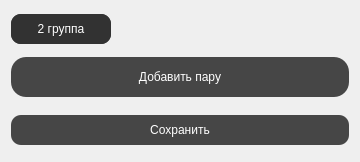
                  <widget class="QWidget" name="scrollAreaWidgetContents_2">
                   <property name="geometry">
                    <rect>
                     <x>0</x>
                     <y>0</y>
                     <width>360</width>
                     <height>162</height>
                    </rect>
                   </property>
                   <layout class="QVBoxLayout" name="verticalLayout_2">
                    <property name="spacing">
                     <number>0</number>
                    </property>
                    <item>
                     <widget class="QWidget" name="widget_20" native="true">
                      <property name="minimumSize">
                       <size>
                        <width>100</width>
                        <height>30</height>
                       </size>
                      </property>
                      <property name="maximumSize">
                       <size>
                        <width>100</width>
                        <height>30</height>
                       </size>
                      </property>
                      <property name="styleSheet">
                       <string notr="true">background-color: rgb(50,50,50);
                            border-radius: 10px;
                            color: white;
                       </string>
                      </property>
                      <layout class="QGridLayout" name="gridLayout_11">
                       <property name="leftMargin">
                        <number>0</number>
                       </property>
                       <property name="topMargin">
                        <number>0</number>
                       </property>
                       <property name="rightMargin">
                        <number>0</number>
                       </property>
                       <property name="bottomMargin">
                        <number>0</number>
                       </property>
                       <item row="0" column="0">
                        <widget class="QLabel" name="label_4">
                         <property name="text">
                          <string>2 группа</string>
                         </property>
                         <property name="alignment">
                          <set>Qt::AlignmentFlag::AlignCenter</set>
                         </property>
                        </widget>
                       </item>
                      </layout>
                     </widget>
                    </item>
                    <item>
                     <spacer name="verticalSpacer_23">
                      <property name="orientation">
                       <enum>Qt::Orientation::Vertical</enum>
                      </property>
                      <property name="sizeType">
                       <enum>QSizePolicy::Policy::Minimum</enum>
                      </property>
                      <property name="sizeHint" stdset="0">
                       <size>
                        <width>20</width>
                        <height>10</height>
                       </size>
                      </property>
                     </spacer>
                    </item>
                    <item>
                     <widget class="QPushButton" name="pushButton_6">
                      <property name="enabled">
                       <bool>true</bool>
                      </property>
                      <property name="minimumSize">
                       <size>
                        <width>0</width>
                        <height>40</height>
                       </size>
                      </property>
                      <property name="palette">
                       <palette>
                        <active>
                         <colorrole role="WindowText">
                          <brush brushstyle="SolidPattern">
                           <color alpha="255">
                            <red>255</red>
                            <green>255</green>
                            <blue>255</blue>
                           </color>
                          </brush>
                         </colorrole>
                         <colorrole role="Button">
                          <brush brushstyle="SolidPattern">
                           <color alpha="255">
                            <red>70</red>
                            <green>70</green>
                            <blue>70</blue>
                           </color>
                          </brush>
                         </colorrole>
                         <colorrole role="Text">
                          <brush brushstyle="SolidPattern">
                           <color alpha="255">
                            <red>255</red>
                            <green>255</green>
                            <blue>255</blue>
                           </color>
                          </brush>
                         </colorrole>
                         <colorrole role="ButtonText">
                          <brush brushstyle="SolidPattern">
                           <color alpha="255">
                            <red>255</red>
                            <green>255</green>
                            <blue>255</blue>
                           </color>
                          </brush>
                         </colorrole>
                         <colorrole role="Base">
                          <brush brushstyle="SolidPattern">
                           <color alpha="255">
                            <red>70</red>
                            <green>70</green>
                            <blue>70</blue>
                           </color>
                          </brush>
                         </colorrole>
                         <colorrole role="Window">
                          <brush brushstyle="SolidPattern">
                           <color alpha="255">
                            <red>70</red>
                            <green>70</green>
                            <blue>70</blue>
                           </color>
                          </brush>
                         </colorrole>
                         <colorrole role="PlaceholderText">
                          <brush brushstyle="SolidPattern">
                           <color alpha="128">
                            <red>255</red>
                            <green>255</green>
                            <blue>255</blue>
                           </color>
                          </brush>
                         </colorrole>
                        </active>
                        <inactive>
                         <colorrole role="WindowText">
                          <brush brushstyle="SolidPattern">
                           <color alpha="255">
                            <red>255</red>
                            <green>255</green>
                            <blue>255</blue>
                           </color>
                          </brush>
                         </colorrole>
                         <colorrole role="Button">
                          <brush brushstyle="SolidPattern">
                           <color alpha="255">
                            <red>70</red>
                            <green>70</green>
                            <blue>70</blue>
                           </color>
                          </brush>
                         </colorrole>
                         <colorrole role="Text">
                          <brush brushstyle="SolidPattern">
                           <color alpha="255">
                            <red>255</red>
                            <green>255</green>
                            <blue>255</blue>
                           </color>
                          </brush>
                         </colorrole>
                         <colorrole role="ButtonText">
                          <brush brushstyle="SolidPattern">
                           <color alpha="255">
                            <red>255</red>
                            <green>255</green>
                            <blue>255</blue>
                           </color>
                          </brush>
                         </colorrole>
                         <colorrole role="Base">
                          <brush brushstyle="SolidPattern">
                           <color alpha="255">
                            <red>70</red>
                            <green>70</green>
                            <blue>70</blue>
                           </color>
                          </brush>
                         </colorrole>
                         <colorrole role="Window">
                          <brush brushstyle="SolidPattern">
                           <color alpha="255">
                            <red>70</red>
                            <green>70</green>
                            <blue>70</blue>
                           </color>
                          </brush>
                         </colorrole>
                         <colorrole role="PlaceholderText">
                          <brush brushstyle="SolidPattern">
                           <color alpha="128">
                            <red>255</red>
                            <green>255</green>
                            <blue>255</blue>
                           </color>
                          </brush>
                         </colorrole>
                        </inactive>
                        <disabled>
                         <colorrole role="WindowText">
                          <brush brushstyle="SolidPattern">
                           <color alpha="255">
                            <red>255</red>
                            <green>255</green>
                            <blue>255</blue>
                           </color>
                          </brush>
                         </colorrole>
                         <colorrole role="Button">
                          <brush brushstyle="SolidPattern">
                           <color alpha="255">
                            <red>70</red>
                            <green>70</green>
                            <blue>70</blue>
                           </color>
                          </brush>
                         </colorrole>
                         <colorrole role="Text">
                          <brush brushstyle="SolidPattern">
                           <color alpha="255">
                            <red>255</red>
                            <green>255</green>
                            <blue>255</blue>
                           </color>
                          </brush>
                         </colorrole>
                         <colorrole role="ButtonText">
                          <brush brushstyle="SolidPattern">
                           <color alpha="255">
                            <red>255</red>
                            <green>255</green>
                            <blue>255</blue>
                           </color>
                          </brush>
                         </colorrole>
                         <colorrole role="Base">
                          <brush brushstyle="SolidPattern">
                           <color alpha="255">
                            <red>70</red>
                            <green>70</green>
                            <blue>70</blue>
                           </color>
                          </brush>
                         </colorrole>
                         <colorrole role="Window">
                          <brush brushstyle="SolidPattern">
                           <color alpha="255">
                            <red>70</red>
                            <green>70</green>
                            <blue>70</blue>
                           </color>
                          </brush>
                         </colorrole>
                         <colorrole role="PlaceholderText">
                          <brush brushstyle="SolidPattern">
                           <color alpha="128">
                            <red>255</red>
                            <green>255</green>
                            <blue>255</blue>
                           </color>
                          </brush>
                         </colorrole>
                        </disabled>
                       </palette>
                      </property>
                      <property name="styleSheet">
                       <string notr="true">QPushButton {background-color: rgb(70,70,70);
                            border-radius: 15px;
                            color: white;}
                            QPushButton:hover {background-color: rgb(80,80,80);}
                            QPushButton:pressed {background-color: rgb(30,30,30);}</string>
                      </property>
                      <property name="text">
                       <string>Добавить пару</string>
                      </property>
                     </widget>
                    </item>
                    <item>
                     <spacer name="verticalSpacer_24">
                      <property name="orientation">
                       <enum>Qt::Orientation::Vertical</enum>
                      </property>
                      <property name="sizeType">
                       <enum>QSizePolicy::Policy::Minimum</enum>
                      </property>
                      <property name="sizeHint" stdset="0">
                       <size>
                        <width>20</width>
                        <height>15</height>
                       </size>
                      </property>
                     </spacer>
                    </item>
                    <item>
                     <widget class="QPushButton" name="saveButton">
                      <property name="enabled">
                       <bool>true</bool>
                      </property>
                      <property name="minimumSize">
                       <size>
                        <width>0</width>
                        <height>30</height>
                       </size>
                      </property>
                      <property name="palette">
                       <palette>
                        <active>
                         <colorrole role="WindowText">
                          <brush brushstyle="SolidPattern">
                           <color alpha="255">
                            <red>255</red>
                            <green>255</green>
                            <blue>255</blue>
                           </color>
                          </brush>
                         </colorrole>
                         <colorrole role="Button">
                          <brush brushstyle="SolidPattern">
                           <color alpha="255">
                            <red>70</red>
                            <green>70</green>
                            <blue>70</blue>
                           </color>
                          </brush>
                         </colorrole>
                         <colorrole role="Text">
                          <brush brushstyle="SolidPattern">
                           <color alpha="255">
                            <red>255</red>
                            <green>255</green>
                            <blue>255</blue>
                           </color>
                          </brush>
                         </colorrole>
                         <colorrole role="ButtonText">
                          <brush brushstyle="SolidPattern">
                           <color alpha="255">
                            <red>255</red>
                            <green>255</green>
                            <blue>255</blue>
                           </color>
                          </brush>
                         </colorrole>
                         <colorrole role="Base">
                          <brush brushstyle="SolidPattern">
                           <color alpha="255">
                            <red>70</red>
                            <green>70</green>
                            <blue>70</blue>
                           </color>
                          </brush>
                         </colorrole>
                         <colorrole role="Window">
                          <brush brushstyle="SolidPattern">
                           <color alpha="255">
                            <red>70</red>
                            <green>70</green>
                            <blue>70</blue>
                           </color>
                          </brush>
                         </colorrole>
                         <colorrole role="PlaceholderText">
                          <brush brushstyle="SolidPattern">
                           <color alpha="128">
                            <red>255</red>
                            <green>255</green>
                            <blue>255</blue>
                           </color>
                          </brush>
                         </colorrole>
                        </active>
                        <inactive>
                         <colorrole role="WindowText">
                          <brush brushstyle="SolidPattern">
                           <color alpha="255">
                            <red>255</red>
                            <green>255</green>
                            <blue>255</blue>
                           </color>
                          </brush>
                         </colorrole>
                         <colorrole role="Button">
                          <brush brushstyle="SolidPattern">
                           <color alpha="255">
                            <red>70</red>
                            <green>70</green>
                            <blue>70</blue>
                           </color>
                          </brush>
                         </colorrole>
                         <colorrole role="Text">
                          <brush brushstyle="SolidPattern">
                           <color alpha="255">
                            <red>255</red>
                            <green>255</green>
                            <blue>255</blue>
                           </color>
                          </brush>
                         </colorrole>
                         <colorrole role="ButtonText">
                          <brush brushstyle="SolidPattern">
                           <color alpha="255">
                            <red>255</red>
                            <green>255</green>
                            <blue>255</blue>
                           </color>
                          </brush>
                         </colorrole>
                         <colorrole role="Base">
                          <brush brushstyle="SolidPattern">
                           <color alpha="255">
                            <red>70</red>
                            <green>70</green>
                            <blue>70</blue>
                           </color>
                          </brush>
                         </colorrole>
                         <colorrole role="Window">
                          <brush brushstyle="SolidPattern">
                           <color alpha="255">
                            <red>70</red>
                            <green>70</green>
                            <blue>70</blue>
                           </color>
                          </brush>
                         </colorrole>
                         <colorrole role="PlaceholderText">
                          <brush brushstyle="SolidPattern">
                           <color alpha="128">
                            <red>255</red>
                            <green>255</green>
                            <blue>255</blue>
                           </color>
                          </brush>
                         </colorrole>
                        </inactive>
                        <disabled>
                         <colorrole role="WindowText">
                          <brush brushstyle="SolidPattern">
                           <color alpha="255">
                            <red>255</red>
                            <green>255</green>
                            <blue>255</blue>
                           </color>
                          </brush>
                         </colorrole>
                         <colorrole role="Button">
                          <brush brushstyle="SolidPattern">
                           <color alpha="255">
                            <red>70</red>
                            <green>70</green>
                            <blue>70</blue>
                           </color>
                          </brush>
                         </colorrole>
                         <colorrole role="Text">
                          <brush brushstyle="SolidPattern">
                           <color alpha="255">
                            <red>255</red>
                            <green>255</green>
                            <blue>255</blue>
                           </color>
                          </brush>
                         </colorrole>
                         <colorrole role="ButtonText">
                          <brush brushstyle="SolidPattern">
                           <color alpha="255">
                            <red>255</red>
                            <green>255</green>
                            <blue>255</blue>
                           </color>
                          </brush>
                         </colorrole>
                         <colorrole role="Base">
                          <brush brushstyle="SolidPattern">
                           <color alpha="255">
                            <red>70</red>
                            <green>70</green>
                            <blue>70</blue>
                           </color>
                          </brush>
                         </colorrole>
                         <colorrole role="Window">
                          <brush brushstyle="SolidPattern">
                           <color alpha="255">
                            <red>70</red>
                            <green>70</green>
                            <blue>70</blue>
                           </color>
                          </brush>
                         </colorrole>
                         <colorrole role="PlaceholderText">
                          <brush brushstyle="SolidPattern">
                           <color alpha="128">
                            <red>255</red>
                            <green>255</green>
                            <blue>255</blue>
                           </color>
                          </brush>
                         </colorrole>
                        </disabled>
                       </palette>
                      </property>
                      <property name="styleSheet">
                       <string notr="true">QPushButton {background-color: rgb(70,70,70);
                            border-radius: 10px;
                            color: white;}
                            QPushButton:hover {background-color: rgb(80,80,80);}
                            QPushButton:pressed {background-color: rgb(30,30,30);}</string>
                      </property>
                      <property name="text">
                       <string>Сохранить</string>
                      </property>
                     </widget>
                    </item>
                   </layout>
                  </widget>
